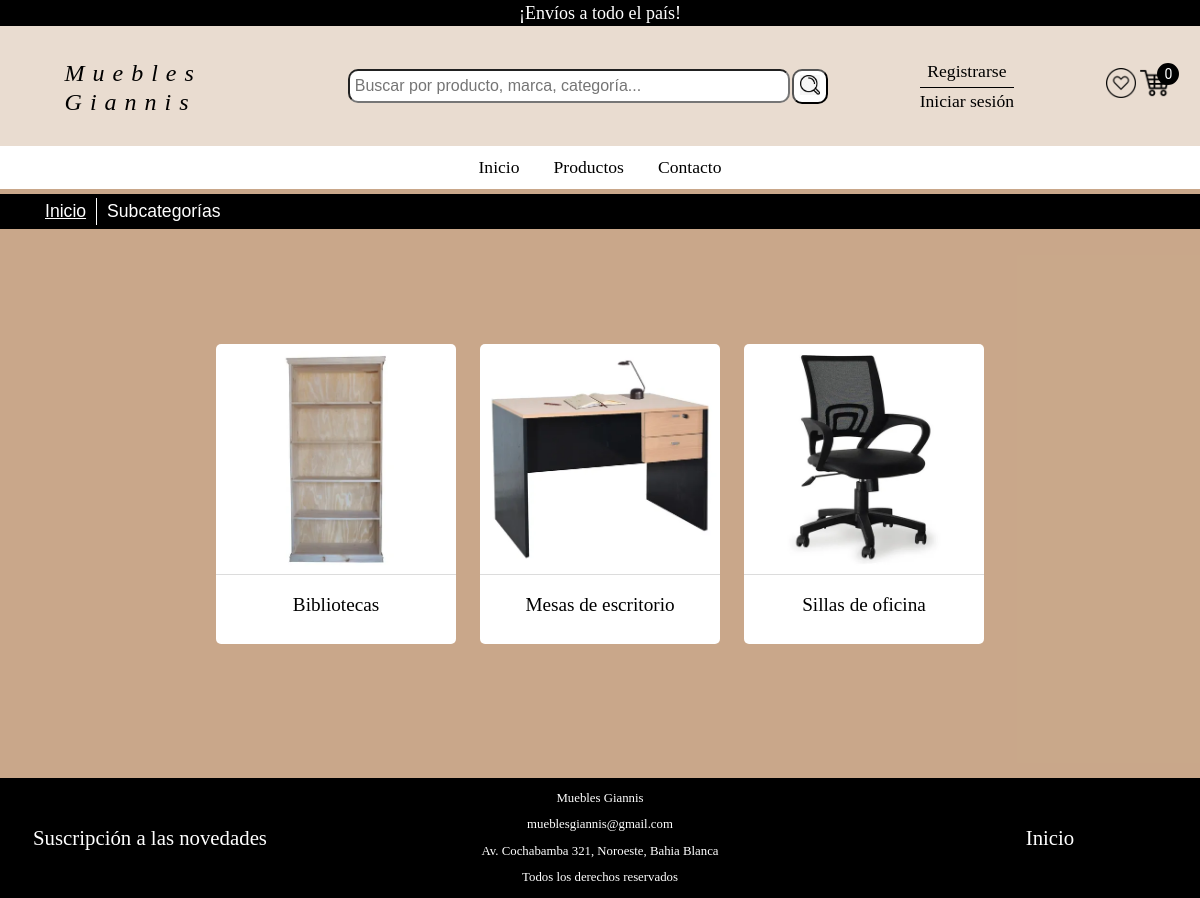
Screenshot of /vistas/subcategoria.php?categoria=4 with the database file from the repository.
### tables this page shows
CREATE TABLE `imagen_subcategorias` (
  `id` int(255) NOT NULL,
  `id_subcategoria` int(255) NOT NULL,
  `destination` varchar(255) NOT NULL
);

CREATE TABLE `subcategoria` (
  `id_subcategoria` int(100) NOT NULL,
  `nombre_subcategoria` varchar(100) NOT NULL,
  `id_categoria` int(100) NOT NULL,
  `activo` tinyint(4) NOT NULL DEFAULT 1
);

### controlador/config.php (called while the page is built, shortened)
<?php
    $user = (isset($_SESSION["user"]) && !empty($_SESSION["user"]))? trim($_SESSION["user"]):"";
?>

### controlador/funciones.php (the view, shortened to what this page needs)
<?php
    require_once "../inc/conn.php";
    require_once "config.php";
    function crear_barra() {
        global $user;
        global $perfil;
        $links="";
        if (isset($_GET["code"]) || isset($_SESSION["user_first_name"])){
            $links = "
                <a href='informacionPersonal.php' title='Perfil'> <span>"
                    . $_SESSION["user_first_name"] . $_SESSION["user_last_name"] .
                " </span> &nbsp;</a>
                <a href='../controlador/logout.php' id='cerrar' title='Cerrar sesión de usuario'> X </a>
            ";
        }
        else if ($user=="") {
            $links = "
                <a href='login.php?reg=true' title='Crear una cuenta de usuario' id='btn-registrar'> Registrarse</a>
                <a href='login.php' title='Iniciar sesión' id='iniciar-sesion'> Iniciar sesión</a>
            ";
        } else if($perfil=="E"){
            $links = "
                <span title='Nombre de usuario' id='span'> {$_SESSION['nombre']}  </span>
                <a href='../controlador/cerrarSesion.php'  id='cerrar' title='Cerrar sesión de usuario'> X </a>
            ";
        } else if($perfil=="U"){
            $links = "
                <a href='informacionPersonal.php' title='Perfil'> <span> {$_SESSION['user']} </span> &nbsp;</a>
                <a href='../controlador/cerrarSesion.php' id='cerrar' title='Cerrar sesión de usuario'> X </a>
            ";
        }
        $barra_superior ="
            <div id='perfil-usuario'>
                $links
            </div>
        ";
        return $barra_superior;
    }
    function crear_imagenes ($consulta){
		$i=0;
		echo "
            <form action='listadoXLS.php' method='post' id='form-filtrado' class='form-prod' name='form-filtrado'>
			    <h2 class='titulo-catalogo'> Muebles Giannis - Catálogo </h2>";
            if (!$consulta){
                $i++;
                echo "<p>Lo sentimos, ha ocurrido un error inesperado </p>";
            }
            else if (isset($_GET["categoria"])){
                foreach ($consulta as $row) {
                    $path = $row["destination"];
                    $i++;
                    echo "<div class='producto'>
                            <img src='../$path' class='img-cat' id='$i' alt='Imagen subcategoría".ucfirst($row['nombre_subcategoria'])."' title='".ucfirst($row['nombre_subcategoria'])."'>
                            <h2 class='titulo-subcat'>". ucfirst($row["nombre_subcategoria"])." </h2>
                        </div>
                    ";
                };
            }
        echo "
            </form>
        ";
	}
    function obtener_imagenes_subcategorias($categoria){
        global $db;
        if ($categoria !== ""){
            $sql = "SELECT destination, nombre_subcategoria
                    FROM imagen_subcategorias as s
                    INNER JOIN subcategoria as sub ON s.id_subcategoria = sub.id_subcategoria
                    INNER JOIN categoria as c ON sub.id_categoria = c.id_categoria
                    WHERE c.id_categoria = :categoria AND sub.activo = 1
            ";
            $stmt = $db->prepare($sql);
            $stmt->bindParam(':categoria', $categoria, PDO::PARAM_INT);
            $stmt->execute();
            $rs = $stmt->fetchAll();
            return $rs;
        }
        return false;
    }
?>

### assets/css/estilos.css (style rules this page uses)
body { font-family: "Salesforce Sans", serif; font-size: 1.1rem; line-height: 1.5em; margin: 0; height: 100%; }
header a { text-decoration: none; color: black; }
#perfil-usuario { display: flex; align-items: center; justify-content: center; flex-wrap: wrap; width: 160px; height: 50%; text-align: center; }
#btn-registrar { width: 100%; }
#iniciar-sesion { border-top: solid 1px #000; }
a { text-decoration: none; color:#000; }
.img-cat { width: 230px; height: 230px; border-bottom: 0.1px solid rgba(205,205,205,0.7); }
.producto { width: 30%; min-height: 400px; margin: 0 0 3% 0; cursor: pointer; border-radius: 5px; overflow: hidden; background-color: white; }
.producto img { width: 100%; max-height: 230px; }
.descripcion, .titulo-subcat { display: flex; height: 25%; justify-content: center; text-align: center; background-color: white; margin: 0; padding: 10px 5px; font-weight: normal; font-size: 1.1rem; min-height: 65px; align-items: center; }
.titulo-subcat { font-weight: normal; font-size: 1.2rem; }
#form-filtrado { display: flex; order: 1; margin: 0; justify-content: space-around; flex-flow: row wrap; align-content: flex-start; width: 90%; }

### vistas/subcategoria.php (style rules this page uses)
.img-cat { object-fit: contain; }
#form-filtrado { width: 100%; justify-content: center; padding: 0; }
.producto { height:300px; min-height: auto; margin: 0 1% 1% 1%; width: 20%; }
.titulo-subcat { min-height: auto; height: auto; }

### rows the page displays
imagen_subcategorias: destination (picture), id_subcategoria.nombre_subcategoria "Bibliotecas"
imagen_subcategorias: destination (picture), id_subcategoria.nombre_subcategoria "Mesas de escritorio"
imagen_subcategorias: destination (picture), id_subcategoria.nombre_subcategoria "Sillas de oficina"

### other values shown
$cantidad_carrito "0"
